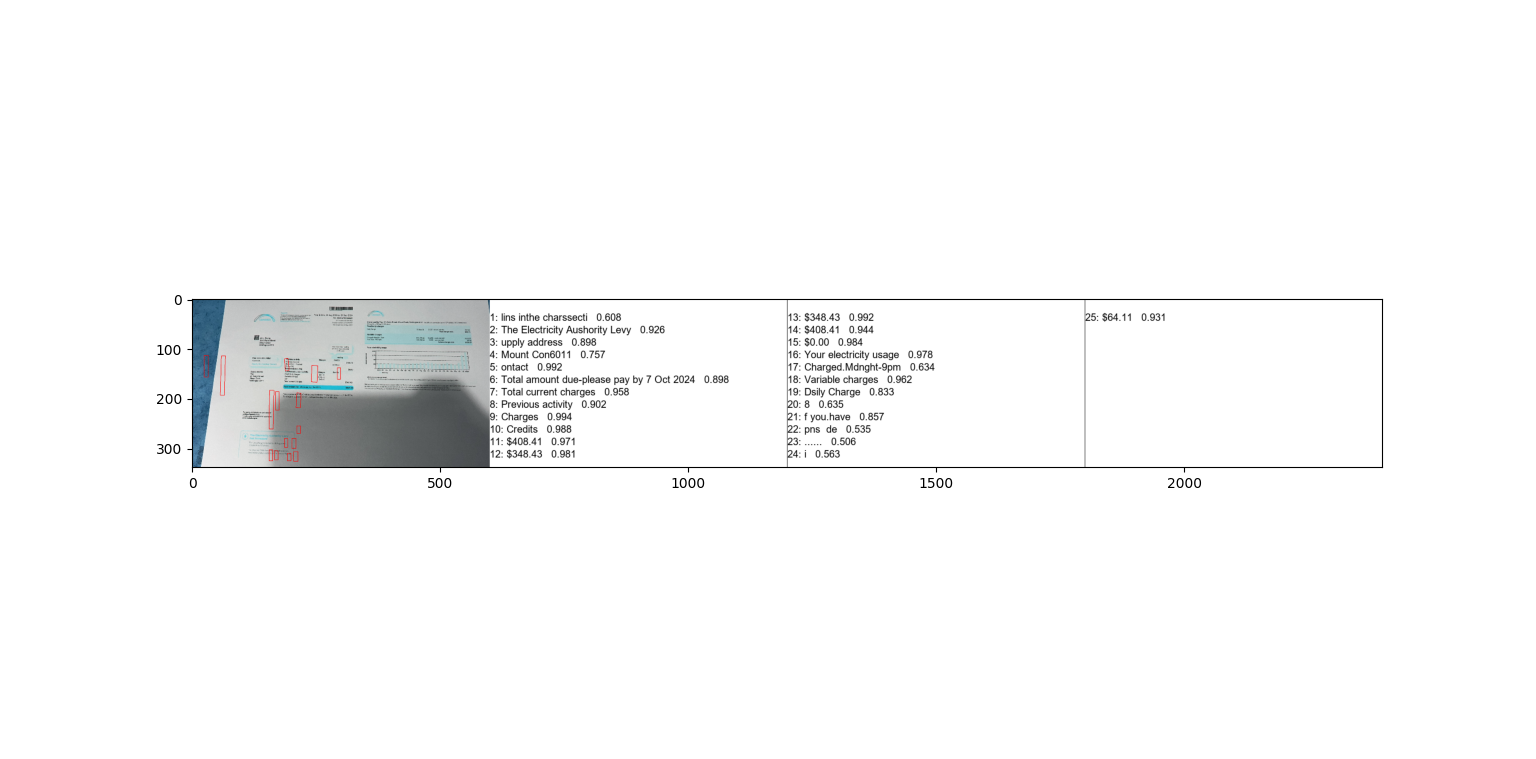

Write the Python code that produced this figure.
from paddleocr import PaddleOCR, draw_ocr
import cv2
from matplotlib import pyplot as plt
import matplotlib.font_manager as fm

# List all available font paths
def show_ttf():
    for font in fm.findSystemFonts(fontpaths=None, fontext='ttf'):
        print(font)# show ttf

# Initialize the OCR model for English and Chinese recognition
ocr = PaddleOCR(use_angle_cls=True, lang='en')  # 'en' for English, you can switch to other languages

# Read the image
img_path = 'clear_invoice.png'#'electric_example.jpg'

# Perform text recognition
result = ocr.ocr(img_path, cls=True)

# Print recognized text
for line in result:
    print(line)

# Load and display the image with recognized text
image = cv2.imread(img_path)
boxes = [res[0] for res in result[0]]  # Text regions
txts = [res[1][0] for res in result[0]]  # Recognized text
scores = [res[1][1] for res in result[0]]  # Confidence scores

# Visualize the results
image = draw_ocr(image, boxes, txts, scores, font_path = "C:/Windows/Fonts/arial.ttf"
)
plt.imshow(image)
plt.show()
